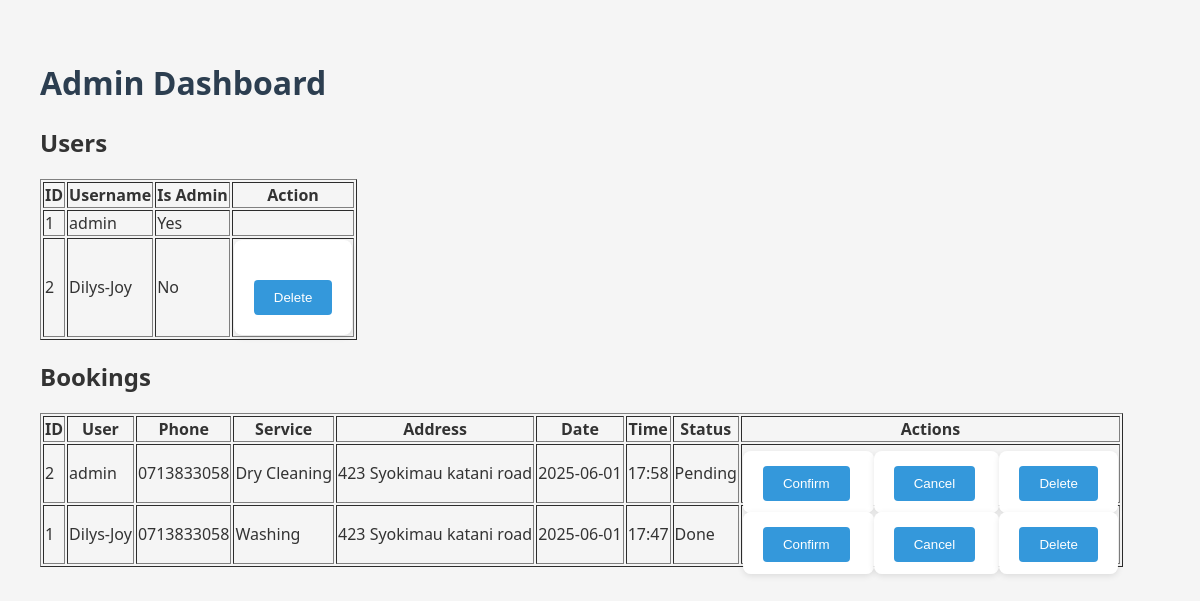
The page /admin/manage (signed in) on the database its author committed.
### app.py (models this page shows)
class User(UserMixin, db.Model):
    id = db.Column(db.Integer, primary_key=True)
    username = db.Column(db.String(150), unique=True, nullable=False)
    password = db.Column(db.String(150), nullable=False)
    is_admin = db.Column(db.Boolean, default=False)
    bookings = db.relationship('Booking', backref='user', lazy=True)

class Booking(db.Model):
    id = db.Column(db.Integer, primary_key=True)
    user_id = db.Column(db.Integer, db.ForeignKey('user.id'), nullable=False)
    phone = db.Column(db.String(15))
    address = db.Column(db.String(250))
    service = db.Column(db.String(100))
    date = db.Column(db.Date)
    time = db.Column(db.Time)
    status = db.Column(db.String(50), default='Pending')
    created_at = db.Column(db.DateTime, default=datetime.utcnow)

### app.py (the view)
@app.route('/admin/manage')
@login_required
@admin_required
def admin_manage():
    users = User.query.all()
    bookings = Booking.query.order_by(Booking.created_at.desc()).all()
    return render_template('admin_manage.html', users=users, bookings=bookings)

### app.py (called while the page is built)
def admin_required(f):
    @wraps(f)
    def decorated_function(*args, **kwargs):
        if not current_user.is_authenticated or not current_user.is_admin:
            flash("Access denied: Admins only.")
            return redirect(url_for('home'))
        return f(*args, **kwargs)
    return decorated_function

@login_manager.user_loader
def load_user(user_id):
    return User.query.get(int(user_id))

### templates/admin_manage.html (shortened to what this page needs)
<!DOCTYPE html>
<html lang="en">
<head>
  <link rel="stylesheet" href="{{ url_for('static', filename='css/style.css') }}">
</head>
<body>
  <h1>Admin Dashboard</h1>
  <h2>Users</h2>
  <table border="1">
    <tr>
      <th>ID</th>
      <th>Username</th>
      <th>Is Admin</th>
      <th>Action</th>
    </tr>
    {% for user in users %}
    <tr>
      <td>{{ user.id }}</td>
      <td>{{ user.username }}</td>
      <td>{{ 'Yes' if user.is_admin else 'No' }}</td>
      <td>
        {% if not user.is_admin %}
        <form method="POST" action="{{ url_for('delete_user', user_id=user.id) }}">
          <button type="submit" onclick="return confirm('Delete this user?')">Delete</button>
        </form>
        {% endif %}
      </td>
    </tr>
    {% endfor %}
  </table>
  <h2>Bookings</h2>
  <table border="1">
    <tr>
      <th>ID</th>
      <th>User</th>
      <th>Phone</th>
      <th>Service</th>
      <th>Address</th>
      <th>Date</th>
      <th>Time</th>
      <th>Status</th>
      <th>Actions</th>
    </tr>
    {% for booking in bookings %}
    <tr>
      <td>{{ booking.id }}</td>
     <td>{{ booking.user.username if booking.user else 'N/A' }}</td>
      <td>{{ booking.phone }}</td>
      <td>{{ booking.service }}</td>
      <td>{{ booking.address }}</td>
      <td>{{ booking.date.strftime('%Y-%m-%d') }}</td>
      <td>{{ booking.time.strftime('%H:%M') }}</td>
      <td>{{ booking.status }}</td>
      <td>
        {% if booking.status != 'Confirmed' %}
        <form method="POST" action="{{ url_for('update_booking_status', booking_id=booking.id) }}" style="display:inline;">
          <button type="submit">Confirm</button>
        </form>
        {% endif %}
        {% if booking.status != 'Cancelled' %}
        <form method="POST" action="{{ url_for('update_booking_status', booking_id=booking.id) }}" style="display:inline;">
          <button type="submit">Cancel</button>
        </form>
        {% endif %}
        <form method="POST" action="{{ url_for('delete_booking', booking_id=booking.id) }}" style="display:inline;">
          <button type="submit" onclick="return confirm('Delete this booking?')">Delete</button>
        </form>
      </td>
    </tr>
    {% endfor %}
  </table>
</body>
</html>

### static/css/style.css (style rules this page uses)
body { font-family: 'Segoe UI', sans-serif; background-color: #f5f5f5; color: #333; padding: 40px; margin: 0; }
h1 { color: #2c3e50; }
form { background: #fff; padding: 20px; border-radius: 8px; max-width: 500px; box-shadow: 0 2px 6px rgba(0, 0, 0, 0.1); }
button { margin-top: 20px; padding: 10px 20px; background-color: #3498db; color: white; border: none; border-radius: 4px; cursor: pointer; }

### rows shown on the page
User: id "1", username "admin", is_admin "Yes"
User: id "2", username "Dilys-Joy", is_admin "No"
Booking: id "2", user "admin", phone "0713833058", service "Dry Cleaning", address "423 Syokimau katani road", date "2025-06-01", time "17:58", status "Pending"
Booking: id "1", user "Dilys-Joy", phone "0713833058", service "Washing", address "423 Syokimau katani road", date "2025-06-01", time "17:47", status "Done"
